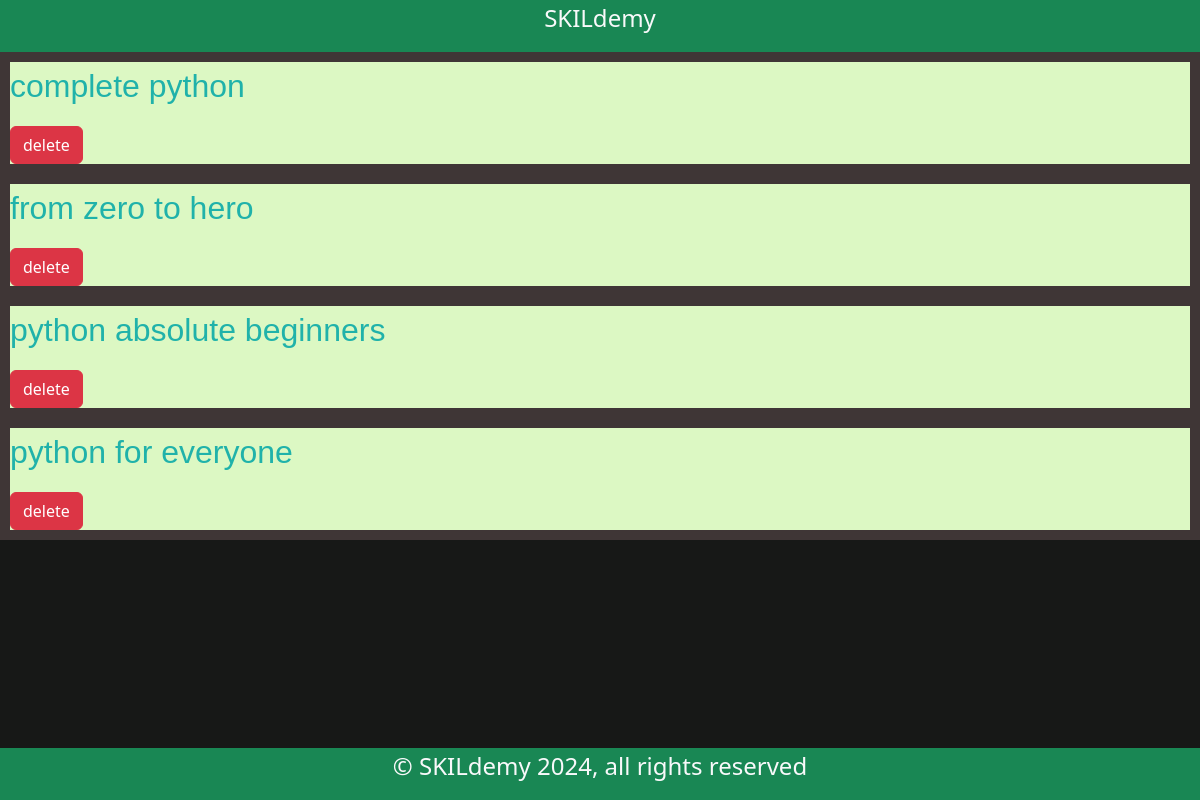
Page /cs_avail on the committed database.
### learning_platform/models/models.py (models this page shows, shortened)
class Course(db.Model):
    __tablename__ = "course"
    id = db.Column(
        db.String(36),
        primary_key=True,
        default=lambda: str(
            uuid.uuid4()))
    name = db.Column(db.String(80), nullable=False)
    course_creator = db.Column(db.String(100), nullable=True)
    description = db.Column(db.String(250), nullable=False)
    price = db.Column(db.Numeric(10, 2), nullable=False)
    rate = db.Column(db.Numeric(10, 2), nullable=False, default=1.00)
    enrolled_at = db.Column(db.DateTime(timezone=True), default=func.now())
    updated_at = db.Column(db.DateTime(timezone=True), default=func.now())
    duration = db.Column(db.Integer, nullable=False, default=3)
    discount = db.Column(db.Integer, nullable=True)
    topics = db.relationship(
        'Topic',
        secondary=course_topics,
        lazy='subquery',
        backref=db.backref(
            'courses',
            lazy=True))
    trial_topics = db.relationship(
        'SubTopic', backref='course', lazy='dynamic')
    time_task = db.relationship('TimeTask', backref='course', uselist=False)

### learning_platform/views/admin.py (the view)
@admin_bp.route('/cs_avail', methods=['GET', 'POST'])
def cs_avail():
    cst = Course.query.all()
    return render_template('content_management/delete_course.html', cst=cst)

### learning_platform/templates/content_management/delete_course.html (shortened to what this page needs)
<!DOCTYPE html>
<html lang="en">
<head>
    {% extends "base.html" %}
    {% block main %}
    {% for _item in cst|sort(attribute='name') %}
    <div style="
    background-color: rgb(220, 248, 195);
    margin-bottom: 25; border: 10px solid rgb(63, 54, 54);">
<p class="fs-2 text-start" style="color: lightseagreen;
    font-family: 'Lucida Sans', 'Lucida Sans Regular',
    'Lucida Grande', 'Lucida Sans Unicode', Geneva,
    Verdana, sans-serif;">
    {{ _item.name }}
</p>
            <a class="btn btn-danger" href="{{ url_for('admin.del_course', c_id=_item.id)}}">
                delete
            </a>
        </div>
    {% endfor %}
    {% endblock %}

### learning_platform/static/css/style.css (style rules this page uses)
body { background-color: rgb(23, 24, 23); }

### rows in the picture
Course: name "complete python"
Course: name "from zero to hero"
Course: name "python absolute beginners"
Course: name "python for everyone"
